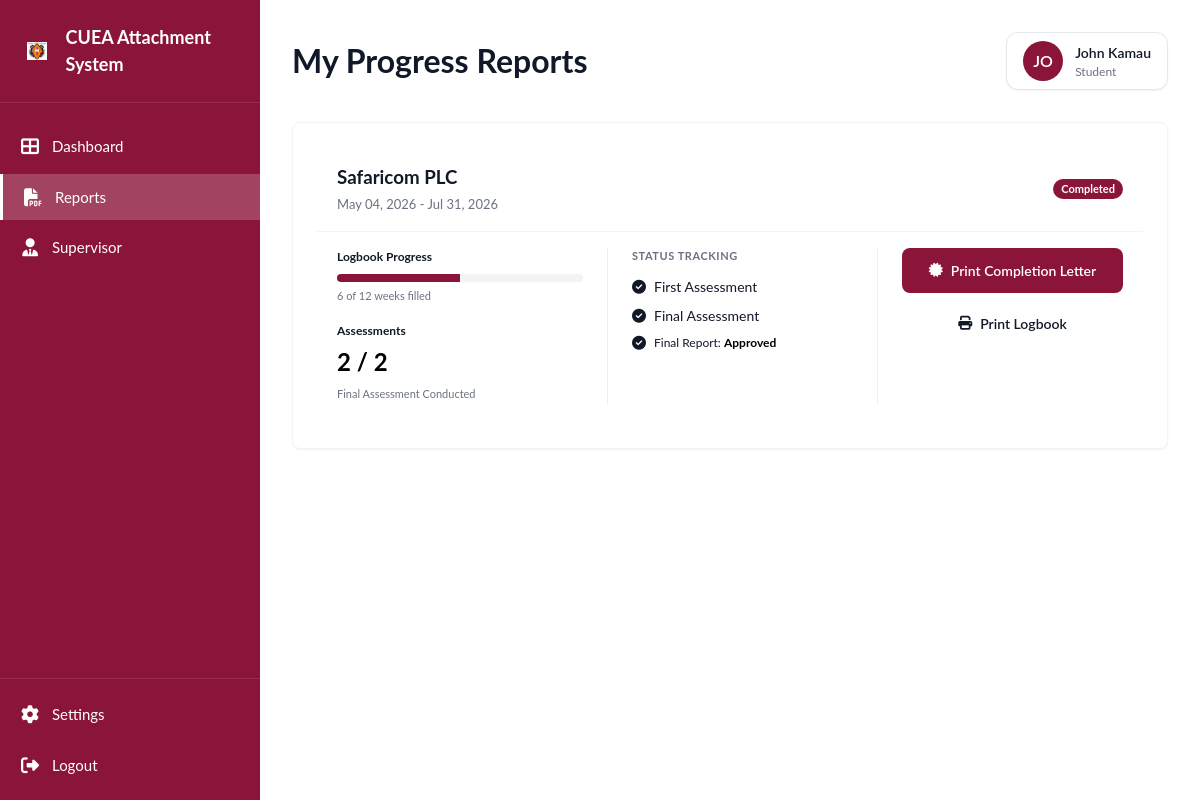
Screenshot of /student/reports (signed in) with the database file from the repository.
### tables this page shows
CREATE TABLE `attachment` (
  `AttachmentID` int(11) NOT NULL,
  `StudentID` int(11) DEFAULT NULL,
  `HostOrgID` int(11) DEFAULT NULL,
  `StartDate` date DEFAULT NULL,
  `EndDate` date DEFAULT NULL,
  `ClearanceStatus` varchar(20) DEFAULT NULL,
  `AttachmentStatus` varchar(20) DEFAULT NULL,
  `AssessmentCode` varchar(50) DEFAULT NULL,
  `ClearedAt` timestamp NULL DEFAULT NULL
);

CREATE TABLE `hostorganization` (
  `HostOrgID` int(11) NOT NULL,
  `UserID` int(11) DEFAULT NULL,
  `OrganizationName` varchar(150) NOT NULL,
  `ContactPerson` varchar(100) DEFAULT NULL,
  `Email` varchar(100) DEFAULT NULL,
  `PhoneNumber` varchar(20) DEFAULT NULL,
  `PhysicalAddress` varchar(200) DEFAULT NULL
);

### app/Controllers/ReportController.php (called while the page is built, shortened)
<?php
class ReportController extends Controller {
    public function studentIndex() {
        try {
            $reportModel = $this->model('Report');
            $data = [
                'sessions' => $reportModel->getStudentProgress($_SESSION['student_id']),
                'title' => 'My Progress Reports',
                'page' => 'reports',
                'page_css' => 'student-dashboard.css'
            ];
            $this->view('student/reports', $data);
        } catch (\Throwable $e) {
            error_log("Report Error: " . $e->getMessage());
            echo "<div style='padding:20px;color:red;'>An error occurred.</div>";
        }
    }
}

### public/index.php (called while the page is built, shortened)
<?php
spl_autoload_register(function ($className) {
    $prefix = 'App\\';
    $baseDir = __DIR__ . '/../app/';
    $len = strlen($prefix);
    $relativeClass = substr($className, $len);
    $file = $baseDir . str_replace('\\', '/', $relativeClass) . '.php';
});
$router = new \App\Core\Router();
$router->dispatch();

### app/Models/Report.php (called while the page is built, shortened)
<?php
class Report {
    private $conn;
    public function __construct() {
        $this->db = new Database();
        $this->conn = $this->db->connect();
        $this->ensureTablesExist();
    }
    private function ensureTablesExist() {
        $check = $this->conn->query("SHOW TABLES LIKE 'finalreport'");
    }
    public function getStudentProgress($studentId) {
        $sql = "SELECT a.AttachmentID, a.AttachmentStatus, a.StartDate, a.EndDate, a.AssessmentCode,
                       ho.OrganizationName,
                       (SELECT COUNT(*) FROM logbook WHERE AttachmentID = a.AttachmentID) as log_count,
                       (SELECT COUNT(*) FROM assessment WHERE AttachmentID = a.AttachmentID) as assessment_count,
                       fr.ReportFile as ReportPath, fr.SubmissionDate as UploadDate, fr.Status as ReportStatus
                FROM attachment a
                JOIN hostorganization ho ON a.HostOrgID = ho.HostOrgID
                LEFT JOIN finalreport fr ON a.AttachmentID = fr.AttachmentID
                WHERE a.StudentID = ?
                ORDER BY a.StartDate DESC";
        $stmt = $this->conn->prepare($sql);
        $stmt->bind_param("i", $studentId);
        $stmt->execute();
        $result = $stmt->get_result();
        $sessions = [];
        while($row = $result->fetch_assoc()) {
            $sessions[] = $row;
        }
        return $sessions;
    }
}

### app/Config/Database.php (called while the page is built, shortened)
<?php
class Database {
    private $host = 'localhost';
    private $user = 'root';
    private $pass = '';
    private $name = 'attachmentmanagementsystem';
    public function connect() {
        $this->conn = null;
        try {
            $this->conn = new \mysqli($this->host, $this->user, $this->pass, $this->name);
        } catch(\Exception $e) {
            echo "Connection Error: " . $e->getMessage();
        }
        return $this->conn;
    }
}

### app/Views/student/reports.php (the view, shortened to what this page needs)
<link rel="stylesheet" href="<?= Helpers::baseUrl('../assets/css/reports-dashboard.css') ?>">
<?php if (!empty($sessions)): ?>
    <?php foreach($sessions as $progress): ?>
        <div class="card" style="margin-bottom: 24px;">
            <div class="report-card-header" style="margin-bottom: 16px;">
                <div class="report-title">
                    <h3 style="margin:0;"><?= htmlspecialchars($progress['OrganizationName'] ?? 'Attachment Session') ?></h3>
                    <p class="report-subtitle"><?= date('M d, Y', strtotime($progress['StartDate'])) ?> - <?= $progress['EndDate'] ? date('M d, Y', strtotime($progress['EndDate'])) : 'Ongoing' ?></p>
                </div>
                <span class="report-tag <?= strtolower($progress['AttachmentStatus']) === 'completed' ? 'report-tag-dark' : 'report-tag-neutral' ?>">
                    <?= htmlspecialchars($progress['AttachmentStatus']) ?>
                </span>
            </div>
            <div style="display: grid; grid-template-columns: repeat(auto-fit, minmax(200px, 1fr)); gap: 24px; padding: 0 20px 20px;">
                <div>
                    <div style="margin-bottom: 16px;">
                        <span class="text-bold text-small" style="display: block; margin-bottom: 8px;">Logbook Progress</span>
                        <div class="progress-container">
                            <div class="progress-fill" style="width: <?= min(($progress['log_count'] / 12) * 100, 100) ?>%;"></div>
                        </div>
                        <span class="text-xs text-muted"><?= $progress['log_count'] ?> of 12 weeks filled</span>
                    </div>
                    <div>
                        <span class="text-bold text-small" style="display: block; margin-bottom: 4px;">Assessments</span>
                        <span class="text-bold text-black" style="font-size: 1.5rem; display:block;"><?= $progress['assessment_count'] ?> / 2</span>
                        <span class="text-xs text-muted"><?= ($progress['assessment_count'] >= 2) ? 'Final Assessment Conducted' : 'Pending Final Assessment' ?></span>
                    </div>
                </div>
                <div style="border-left: 1px solid #eee; padding-left: 24px;">
                    <h4 class="text-xs text-muted text-bold" style="text-transform: uppercase; margin-bottom: 12px; letter-spacing: 0.05em;">Status Tracking</h4>
                    <div style="display: flex; flex-direction: column; gap: 8px; font-size: 0.875rem;">
                        <div style="display: flex; align-items: center; gap: 8px;">
                            <i class="fas <?= $progress['assessment_count'] >= 1 ? 'fa-check-circle' : 'fa-circle' ?>" class="text-black"></i>
                            <span>First Assessment</span>
                        </div>
                        <div style="display: flex; align-items: center; gap: 8px;">
                            <i class="fas <?= $progress['assessment_count'] >= 2 ? 'fa-check-circle' : 'fa-circle' ?>" class="text-black"></i>
                            <span>Final Assessment</span>
                        </div>
                        <div style="display: flex; align-items: center; gap: 8px;">
                            <i class="fas <?= $progress['ReportStatus'] === 'Approved' ? 'fa-check-circle' : ($progress['ReportPath'] ? 'fa-hourglass-half' : 'fa-times-circle') ?>" class="text-black"></i>
                            <span class="text-small">Final Report: <strong class="text-black"><?= $progress['ReportStatus'] ?? 'Missing' ?></strong></span>
                        </div>
                    </div>
                </div>
                <div style="border-left: 1px solid #eee; padding-left: 24px; display: flex; flex-direction: column; gap: 8px;">
                    <?php if ($progress['AttachmentStatus'] === 'Completed' && $progress['ReportStatus'] === 'Approved'): ?>
                        <a href="<?= Helpers::baseUrl('/reports/print/completion?id=' . $_SESSION['student_id'] . '&session=' . $progress['AttachmentID']) ?>" target="_blank" class="btn btn-primary" style="width: 100%; font-size: 0.875rem;">
                            <i class="fas fa-certificate"></i> Print Completion Letter
                        </a>
                    <?php endif; ?>
                    <a href="<?= Helpers::baseUrl('/reports/print/logbook?id=' . $_SESSION['student_id'] . '&session=' . $progress['AttachmentID']) ?>" target="_blank" class="btn btn-outline" style="width: 100%; font-size: 0.875rem;">
                        <i class="fas fa-print"></i> Print Logbook
                    </a>
                </div>
            </div>
        </div>
    <?php endforeach; ?>
<?php endif; ?>

### assets/css/theme.css (style rules this page uses)
:root { --primary-color: #8B1538; --primary-dark: #6d1215; --primary-light: #a91e45; --secondary-color: #111827; --secondary-light: #374151; --accent-color: #f59e0b; --success-color: #10b981; --warning-color: #f59e0b; --danger-color: #ef4444; --info-color: #3b82f6; --bg-body: #f3f4f6; --bg-white: #ffffff; --bg-light: #f9fafb; --bg-card: #ffffff; --text-primary: #111827; --text-secondary: #6b7280; --text-light: #9ca3af; --text-white: #ffffff; --border-color: #e5e7eb; --border-light: #f3f4f6; --shadow-sm: 0 1px 2px 0 rgba(0, 0, 0, 0.05); --shadow-md: 0 4px 6px -1px rgba(0, 0, 0, 0.1), 0 2px 4px -1px rgba(0, 0, 0, 0.06); --shadow-lg: 0 10px 15px -3px rgba(0, 0, 0, 0.1), 0 4px 6px -2px rgba(0, 0, 0, 0.05); --font-family-base: "Inter", -apple-system, BlinkMacSystemFont, "Segoe UI", Roboto, "Helvetica Neue", Arial, sans-serif; --font-size-xs: 0.75rem; --font-size-sm: 0.875rem; --font-size-base: 1rem; --font-size-lg: 1.125rem; --font-size-xl: 1.25rem; --font-size-2xl: 1.5rem; --font-size-3xl: 1.875rem; --spacing-xs: 0.25rem; --spacing-sm: 0.5rem; --spacing-md: 1rem; --spacing-lg: 1.5rem; --spacing-xl: 2rem; --radius-sm: 0.25rem; --radius-md: 0.375rem; --radius-lg: 0.5rem; --radius-xl: 0.75rem; --radius-full: 9999px; }

### assets/css/global.css (style rules this page uses)
* { margin: 0; padding: 0; box-sizing: border-box; }
body { font-family: var(--font-family-base); background-color: var(--bg-body); color: var(--text-primary); line-height: 1.5; -webkit-font-smoothing: antialiased; }
a { color: var(--primary-color); text-decoration: none; transition: color 0.2s ease; }
.btn { display: inline-flex; align-items: center; justify-content: center; padding: 0.75rem 1.5rem; border-radius: var(--radius-md); font-weight: 600; cursor: pointer; transition: all 0.2s ease; border: none; font-size: var(--font-size-base); gap: 0.5rem; }
.btn-primary { background-color: var(--primary-color); color: var(--text-white); }
.btn-outline { background-color: transparent; border: 1px solid var(--border-color); color: var(--text-primary); }
.card { background-color: var(--bg-white); border-radius: var(--radius-lg); box-shadow: var(--shadow-sm); padding: var(--spacing-lg); border: 1px solid var(--border-light); }

### assets/css/student-dashboard.css (style rules this page uses)
html, body { height: 100%; width: 100%; }
body { font-family: "Lato", -apple-system, BlinkMacSystemFont, "Segoe UI", Roboto, sans-serif; background-color: var(--bg-lighter); display: flex; overflow-x: hidden; color: var(--text-primary); }
.btn { padding: 12px 24px; border: none; border-radius: 8px; font-size: 14px; font-weight: 600; cursor: pointer; transition: all 0.2s ease; display: flex; align-items: center; justify-content: center; gap: 8px; }
.btn-primary { background: var(--primary-color); color: white; }

### assets/css/reports-dashboard.css (style rules this page uses)
.report-subtitle { color: #6b7280; font-size: 13px; margin: 4px 0 0; }
.progress-container { width: 100%; height: 8px; background: #f3f4f6; border-radius: 4px; overflow: hidden; }
.progress-fill { background: var(--primary-color); height: 100%; transition: width 0.6s; }
.report-tag { display: inline-block; padding: 2px 8px; border-radius: 20px; font-size: 11px; font-weight: 700; border: 1px solid var(--primary-color); background: #fff; color: var(--primary-color); white-space: nowrap; }
.report-tag-dark { background: var(--primary-color); color: #fff; border: none; }
.report-card-header { padding: 16px 20px; border-bottom: 1px solid #f1f5f9; display: flex; align-items: center; justify-content: space-between; flex-wrap: wrap; gap: 10px; }
.text-bold { font-weight: 700; }
.text-muted { color: #6b7280; }
.text-small { font-size: 12px; }
.text-xs { font-size: 11px; }
.text-black { color: #000; }

### rows the page displays
attachment: HostOrgID.OrganizationName "Safaricom PLC", StartDate "May 04, 2026", EndDate "Jul 31, 2026", AttachmentStatus "Completed", min(($progress['log_count'] / 12) * 100, 100) 50 (drawn), log_count "6", assessment_count "2", ReportStatus "Approved"

### other values shown
$title "My Progress Reports"
$initials "JO"
$displayName "John Kamau"
$displayRole "Student"
